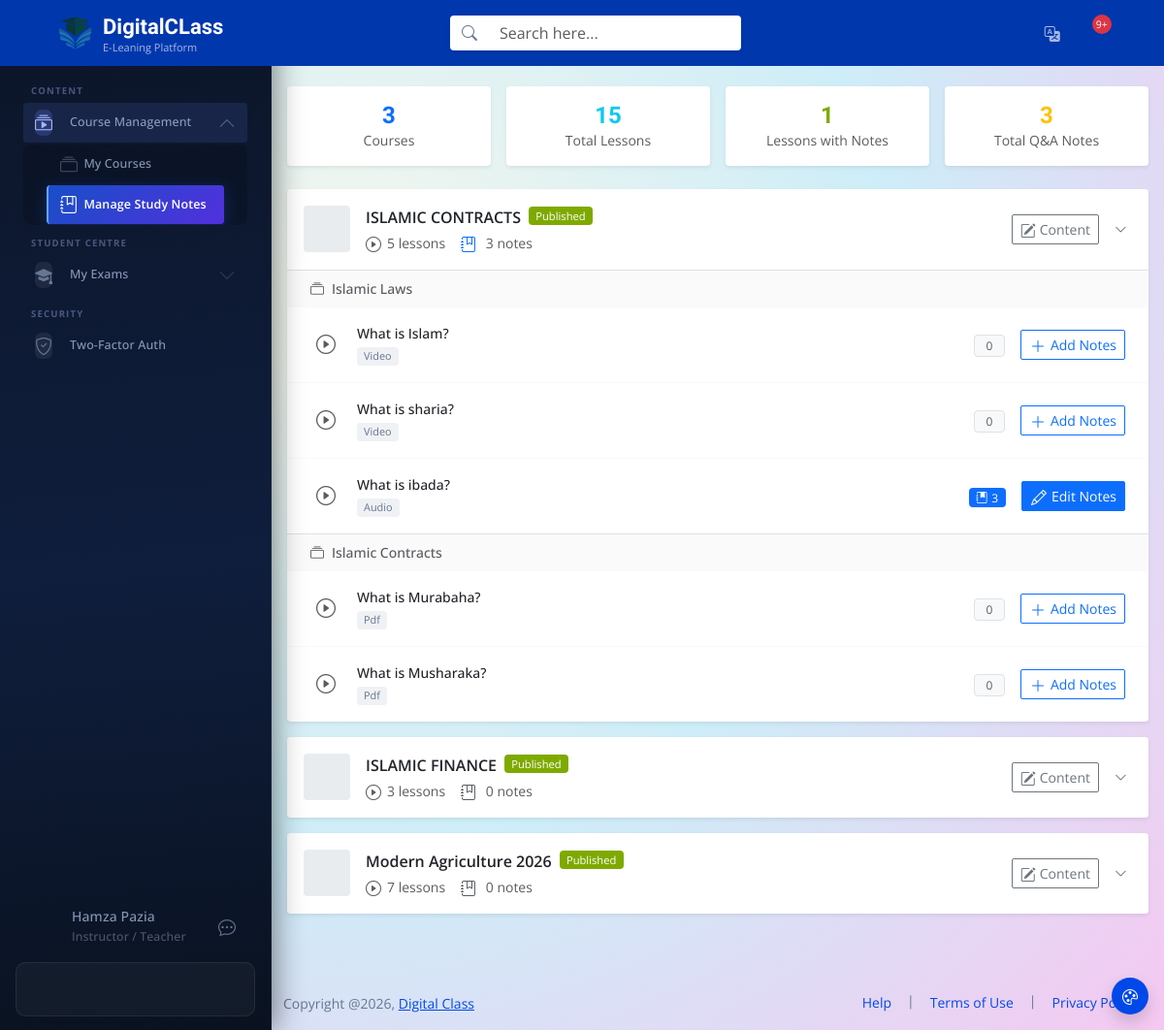
The page /data_files/?view=teacher_study_notes (signed in) on the database its author committed.
### tables this page shows
CREATE TABLE `tbl_user_roles` (
  `id` int(11) NOT NULL AUTO_INCREMENT,
  `role_title` varchar(200) DEFAULT NULL,
  PRIMARY KEY (`id`)
);

CREATE TABLE `tbl_courses` (
  `id` bigint(20) unsigned NOT NULL AUTO_INCREMENT,
  `instructor_id` varchar(200) NOT NULL,
  `category_id` bigint(20) unsigned DEFAULT NULL,
  `type` enum('course','webinar') NOT NULL DEFAULT 'course',
  `title` varchar(255) NOT NULL,
  `library_id` varchar(200) DEFAULT NULL,
  `library_key` varchar(255) DEFAULT NULL,
  `seo_description` varchar(255) DEFAULT NULL,
  `start_date` date DEFAULT NULL,
  `duration` int(11) DEFAULT NULL,
  `timezone` varchar(255) DEFAULT NULL,
  `thumbnail` varchar(255) DEFAULT 'uploads/course_default.png',
  `demo_video_storage` enum('upload','youtube','vimeo','external_link','aws','wasabi') NOT NULL DEFAULT 'upload',
  `demo_video_source` text DEFAULT NULL,
  `description` text DEFAULT NULL,
  `price` double NOT NULL DEFAULT 0,
  `discount` double DEFAULT NULL,
  `certificate` tinyint(1) NOT NULL DEFAULT 0,
  `downloadable` tinyint(1) NOT NULL DEFAULT 0,
  `partner_instructor` tinyint(1) NOT NULL DEFAULT 0,
  `qna` tinyint(1) NOT NULL DEFAULT 0,
  `status` enum('active','is_draft','inactive') NOT NULL DEFAULT 'is_draft',
  `is_approved` enum('pending','approved','rejected') NOT NULL DEFAULT 'pending',
  `created_at` timestamp NULL DEFAULT current_timestamp(),
  `updated_at` timestamp NULL DEFAULT NULL,
  `deleted_at` timestamp NULL DEFAULT NULL,
  PRIMARY KEY (`id`)
);

CREATE TABLE `tbl_course_chapter_lessons` (
  `id` bigint(20) unsigned NOT NULL AUTO_INCREMENT,
  `lesson_title` varchar(255) NOT NULL,
  `description` text DEFAULT NULL,
  `instructor_id` varchar(200) NOT NULL,
  `course_id` bigint(20) unsigned NOT NULL,
  `chapter_id` bigint(20) unsigned DEFAULT NULL,
  `video_id` varchar(255) DEFAULT NULL,
  `library_id` varchar(255) DEFAULT NULL,
  `file_path` text DEFAULT NULL,
  `lesson_thumbnail` varchar(500) DEFAULT NULL,
  `content_type` varchar(200) DEFAULT 'Video',
  `storage` enum('upload','youtube','vimeo','external_link','google_drive','iframe','aws','wasabi','live') DEFAULT 'upload',
  `file_type` enum('video','audio','pdf','txt','docx','iframe','image','file','live','other') DEFAULT 'video',
  `video_duration` varchar(20) DEFAULT NULL,
  `status` enum('active','inactive') NOT NULL DEFAULT 'active',
  `isFreePreviewLesson` varchar(200) DEFAULT NULL,
  `enableDiscussions` varchar(200) DEFAULT NULL,
  `isDownloadable` varchar(200) DEFAULT NULL,
  `created_at` timestamp NULL DEFAULT NULL,
  `updated_at` timestamp NULL DEFAULT NULL,
  `sort_order` int(11) DEFAULT 0,
  PRIMARY KEY (`id`),
  KEY `course_chapter_lessons_chapter_id_foreign` (`chapter_id`)
);

### data_files/pages/teacher_study_notes.php (the view, shortened to what the rows shown need)
<?php
$me = $_SESSION['usr_code'];
$sql = "
    SELECT
        c.id          AS cid,
        c.title       AS ctitle,
        c.thumbnail,
        c.status      AS cstatus,
        ch.id         AS chid,
        ch.chapter_title,
        ch.`order`    AS chorder,
        l.id          AS lid,
        l.lesson_title,
        l.content_type,
        l.file_type,
        (SELECT COUNT(*) FROM study_notes sn WHERE sn.lesson_id = l.id) AS notes_count
    FROM tbl_courses c
    LEFT JOIN tbl_course_chapters ch ON ch.course_id = c.id
    LEFT JOIN tbl_course_chapter_lessons l ON l.chapter_id = ch.id AND l.status = 'active'
    WHERE c.instructor_id = '$me' AND c.deleted_at IS NULL
    ORDER BY c.id DESC, ch.`order` ASC, l.id ASC
";
$rows = $db->query($sql)->fetch_all(MYSQLI_ASSOC);
$courses = [];
foreach ($rows as $row) {
    $cid  = $row['cid'];
    $chid = $row['chid'];
    $lid  = $row['lid'];
    if (!isset($courses[$cid])) {
        $courses[$cid] = [
            'id'        => $cid,
            'title'     => $row['ctitle'],
            'thumbnail' => $row['thumbnail'],
            'status'    => $row['cstatus'],
            'chapters'  => [],
        ];
    }
    if ($chid && !isset($courses[$cid]['chapters'][$chid])) {
        $courses[$cid]['chapters'][$chid] = [
            'id'      => $chid,
            'title'   => $row['chapter_title'],
            'lessons' => [],
        ];
    }
    if ($chid && $lid) {
        $courses[$cid]['chapters'][$chid]['lessons'][] = [
            'id'           => $lid,
            'title'        => $row['lesson_title'],
            'content_type' => $row['content_type'] ?? 'Video',
            'file_type'    => $row['file_type']    ?? 'video',
            'notes_count'  => (int) $row['notes_count'],
        ];
    }
}
$typeIcon = [
    'video'        => 'bi-play-circle',
    'audio'        => 'bi-music-note-beamed',
    'pdf'          => 'bi-file-earmark-pdf',
    'presentation' => 'bi-easel',
    'image'        => 'bi-image',
    'live'         => 'bi-broadcast',
];
?>
<div class="container-fluid px-3 pt-3 pb-5">
    <?php if (empty($courses)): ?>
    <div class="text-center py-5 mt-4">
        <i class="bi bi-collection-play display-4 text-muted tsn-empty-art d-block mb-3"></i>
        <h6 class="text-muted fw-normal">You have no courses yet.</h6>
        <p class="text-muted small">Create a course first, then add study notes to each lesson.</p>
    </div>
    <?php else: ?>
    <div class="accordion" id="courseAccordion">
    <?php foreach ($courses as $ci => $course):
        $courseNotes   = array_sum(array_map(fn($ch) => array_sum(array_column($ch['lessons'], 'notes_count')), $course['chapters']));
        $courseLessons = array_sum(array_map(fn($ch) => count($ch['lessons']), $course['chapters']));
        $collapseId = 'course_' . $course['id'];
        $isActive   = ($ci === array_key_first($courses));
    ?>
    <div class="card border-0 shadow-sm mb-3 overflow-hidden">
        <div class="card-header bg-white p-0 border-bottom-0">
            <button class="btn w-100 text-start d-flex align-items-center gap-3 p-3 <?= $isActive ? '' : 'collapsed' ?>"
                    data-bs-toggle="collapse"
                    data-bs-target="#<?= $collapseId ?>"
                    aria-expanded="<?= $isActive ? 'true' : 'false' ?>">
                <?php $thumb = $course['thumbnail'] ? 'uploads/' . basename($course['thumbnail']) : 'uploads/course_default.png'; ?>
                <div class="flex-shrink-0 rounded" style="width:48px;height:48px;background:url('<?= htmlspecialchars($thumb) ?>') center/cover no-repeat;background-color:#e9ecef;"></div>
                <div class="flex-grow-1 text-start min-w-0">
                    <div class="d-flex align-items-center gap-2 flex-wrap mb-1">
                        <span class="fw-semibold text-truncate"><?= htmlspecialchars($course['title']) ?></span>
                        <?php
                        $stBadge = match($course['status']) {
                            'active'   => ['bg-success','Published'],
                            'is_draft' => ['bg-secondary','Draft'],
                            default    => ['bg-secondary','Inactive'],
                        };
                        ?>
                        <span class="badge <?= $stBadge[0] ?> tsn-course-status"><?= $stBadge[1] ?></span>
                    </div>
                    <div class="d-flex gap-3 small text-muted">
                        <span><i class="bi bi-play-circle me-1"></i><?= $courseLessons ?> lesson<?= $courseLessons != 1 ? 's' : '' ?></span>
                        <span>
                            <i class="bi bi-journal-bookmark me-1 <?= $courseNotes > 0 ? 'text-primary' : '' ?>"></i>
                            <?= $courseNotes ?> note<?= $courseNotes != 1 ? 's' : '' ?>
                        </span>
                    </div>
                </div>
                <a href="../data_files/?view=course_contents_management&course_id=<?= $course['id'] ?>"
                   class="btn btn-sm btn-outline-secondary flex-shrink-0"
                   onclick="event.stopPropagation()"
                   title="Manage course content">
                    <i class="bi bi-pencil-square me-1 d-none d-sm-inline"></i>Content
                </a>
                <i class="bi bi-chevron-down text-muted flex-shrink-0" style="transition:transform .2s;font-size:.8rem"></i>
            </button>
        </div>
        <div id="<?= $collapseId ?>" class="collapse <?= $isActive ? 'show' : '' ?>" data-bs-parent="#courseAccordion">
            <?php if (empty($course['chapters'])): ?>
            <div class="card-body text-center py-4 text-muted small">
                <i class="bi bi-collection d-block fs-3 mb-2 opacity-50"></i>No chapters yet.
            </div>
            <?php else: ?>
            <?php foreach ($course['chapters'] as $chapter): ?>
            <div class="border-top">
                <div class="px-4 py-2 bg-light bg-opacity-75 d-flex align-items-center gap-2">
                    <i class="bi bi-collection text-muted small"></i>
                    <span class="fw-medium small text-muted"><?= htmlspecialchars($chapter['title']) ?></span>
                </div>
                <?php if (empty($chapter['lessons'])): ?>
                <div class="px-4 py-3 small text-muted">No lessons in this chapter.</div>
                <?php else: ?>
                <?php foreach ($chapter['lessons'] as $lesson):
                    $icon = $typeIcon[$lesson['file_type']] ?? 'bi-file-play';
                    $hasNotes = $lesson['notes_count'] > 0;
                ?>
                <div class="d-flex align-items-center gap-3 px-4 py-3 tsn-lesson-row border-top border-light">
                    <div class="flex-shrink-0 text-center" style="width:32px">
                        <i class="bi <?= $icon ?> text-muted fs-5"></i>
                    </div>
                    <div class="flex-grow-1 min-w-0">
                        <p class="mb-0 fw-medium small text-truncate"><?= htmlspecialchars($lesson['title']) ?></p>
                        <span class="badge bg-secondary bg-opacity-10 text-secondary" style="font-size:.68rem">
                            <?= htmlspecialchars(ucfirst($lesson['content_type'] ?? 'Video')) ?>
                        </span>
                    </div>
                    <div class="flex-shrink-0">
                        <?php if ($hasNotes): ?>
                        <span class="badge bg-primary tsn-notes-badge" title="<?= $lesson['notes_count'] ?> notes">
                            <i class="bi bi-journal-bookmark-fill me-1"></i><?= $lesson['notes_count'] ?>
                        </span>
                        <?php else: ?>
                        <span class="badge bg-light text-muted tsn-notes-badge border">
                            0
                        </span>
                        <?php endif; ?>
                    </div>
                    <div class="flex-shrink-0">
                        <a href="../data_files/?view=study_notes_manager&lesson_id=<?= $lesson['id'] ?>&course_id=<?= $course['id'] ?>&chapter_id=<?= $chapter['id'] ?>"
                           class="btn btn-sm <?= $hasNotes ? 'btn-primary' : 'btn-outline-primary' ?>">
                            <?php if ($hasNotes): ?>
                                <i class="bi bi-pencil me-1"></i>Edit Notes
                            <?php else: ?>
                                <i class="bi bi-plus-lg me-1"></i>Add Notes
                            <?php endif; ?>
                        </a>
                    </div>
                </div>
                <?php endforeach; ?>
                <?php endif; ?>
            </div>
            <?php endforeach; ?>
            <?php endif; ?>
        </div>
    </div>
    <?php endforeach; ?>
    </div>
    <?php endif; ?>
</div>

### data_files/pages/side_menu.php (shortened to what the rows shown need)
<ul class="nav flex-column menu-active-line mb-2">
    <li class="nav-item"><a href="../data_files/?view=learning-chat-call" class="nav-link">
            <div class="col px-2 menu-name text-start not-iconic">
                <p class="mb-0 fs-14 lh-20"><?php echo $fullname; ?><br><small
                        class="opacity-50"><?php echo $roleTitle; ?></small>
                </p>
            </div>
        </a></li>
</ul>

### rows shown on the page
tbl_user_roles: role_title "Instructor / Teacher"
tbl_courses: tbl_course_chapter_lessons.lesson_title "What is Islam?", tbl_course_chapter_lessons.content_type "Video", shows "0", shows "Add Notes", tbl_course_chapter_lessons.lesson_title "What is sharia?", tbl_course_chapter_lessons.lesson_title "What is ibada?", tbl_course_chapter_lessons.content_type "Audio", notes_count "3", tbl_course_chapter_lessons.lesson_title "What is Murabaha?", tbl_course_chapter_lessons.content_type "Pdf", tbl_course_chapter_lessons.lesson_title "What is Musharaka?"

### other values the page prints
$fullname "Hamza Pazia"
$totalCourses "3"
$totalLessons "15"
$lessonsWithNotes "1"
$totalNotes "3"
$course['title'] "ISLAMIC CONTRACTS"
$stBadge[1] "Published"
$courseLessons "5"
$courseNotes "3"
$chapter['title'] "Islamic Laws"
$chapter['title'] "Islamic Contracts"
$course['title'] "ISLAMIC FINANCE"
$courseLessons "3"
$courseNotes "0"
$course['title'] "Modern Agriculture 2026"
